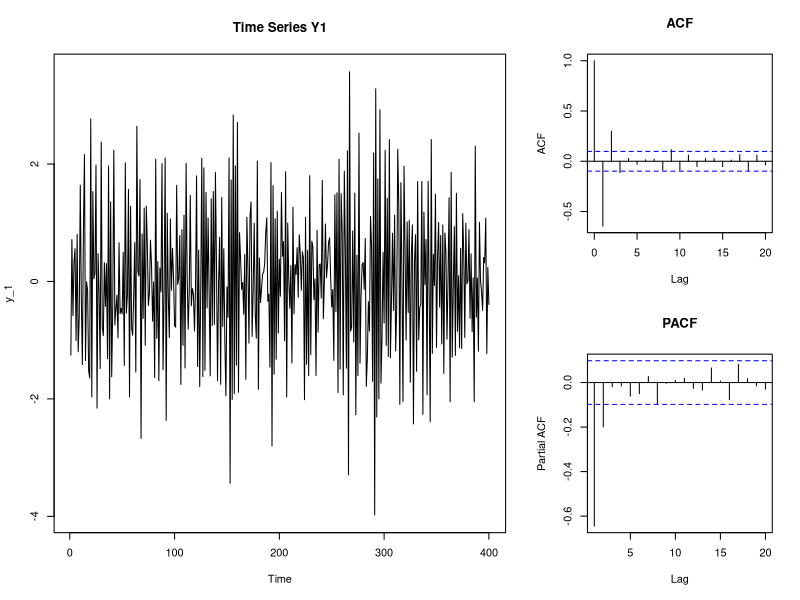
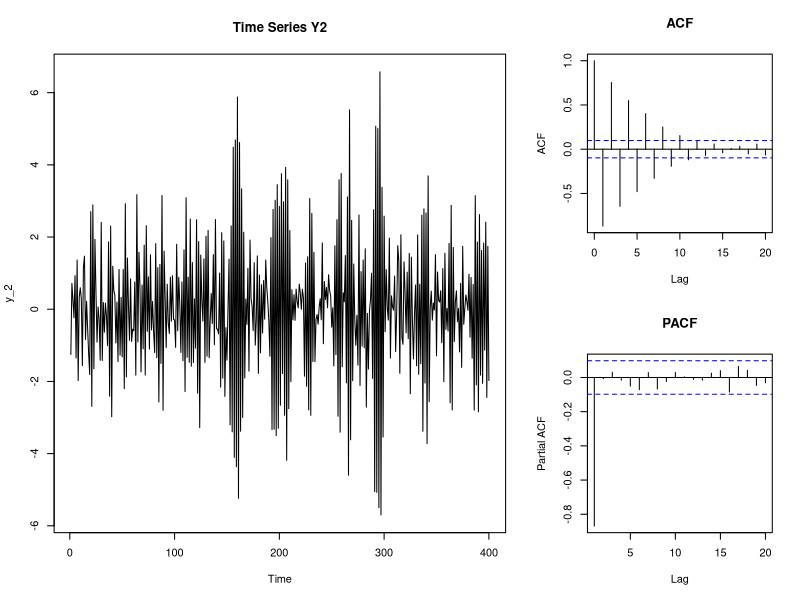
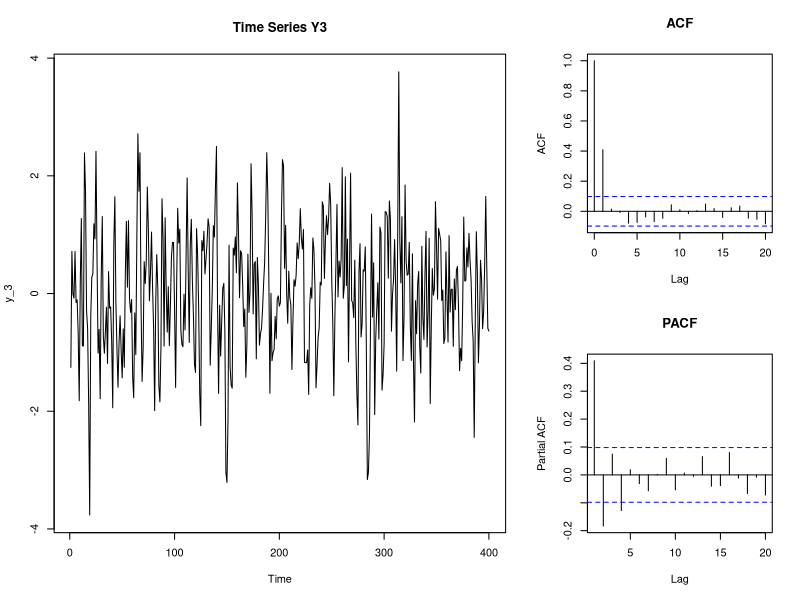
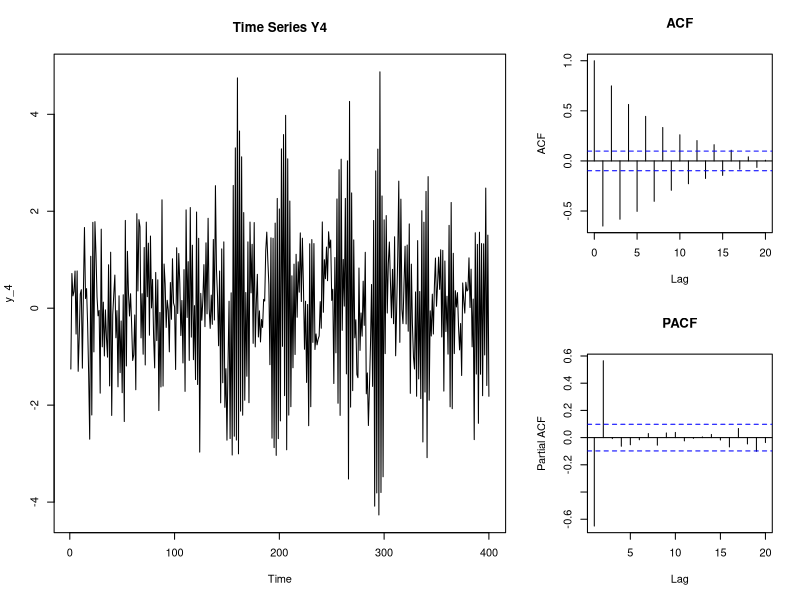
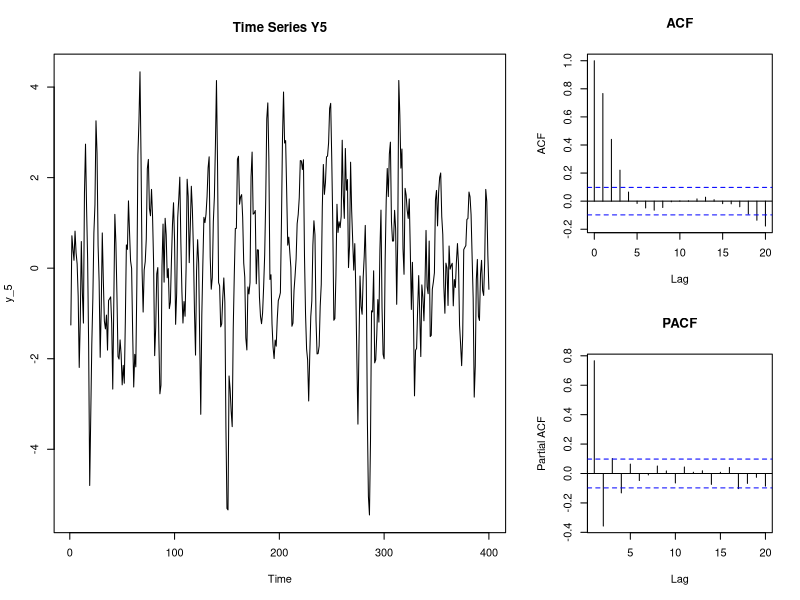
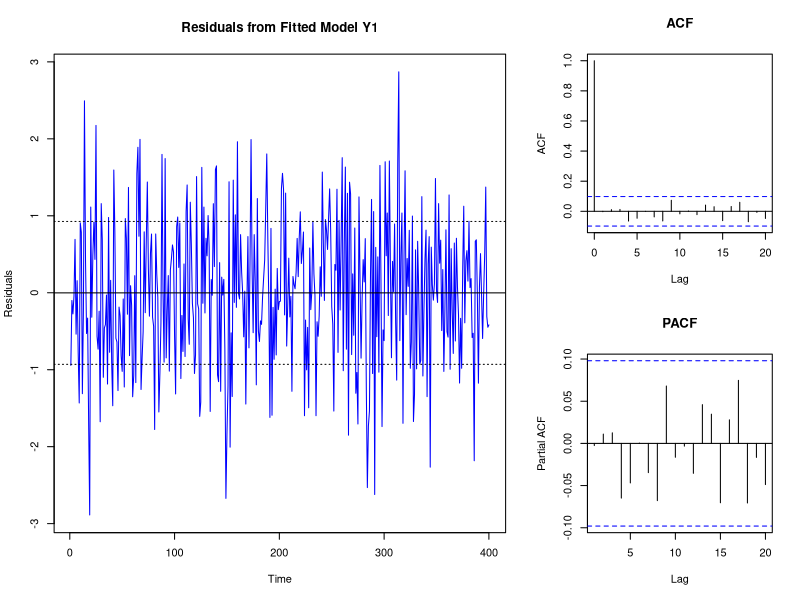
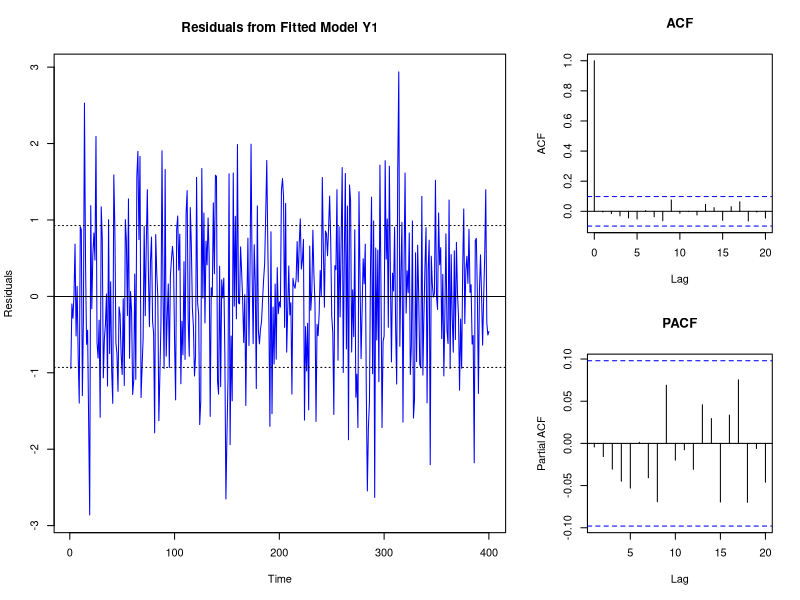
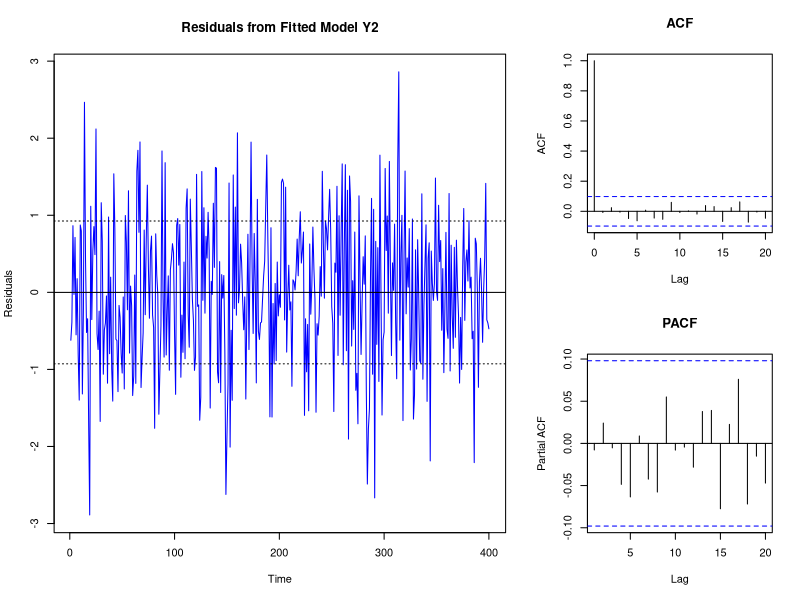

R code for these plots, in order:
# Note, please direct all questions regarding the R-code to Lucas Arnroth
# Lukas.Arnroth@statistik.uu.se room B341

# read data
dat <- read.csv("B3_HWA2.csv")


# we want 400, and leave 4 out for forecasting
datm <- dat[1:400, ] # subset 400 first rows of dat, include all columns
datf <- dat[401:404, ] # subset last 4 rows of dat, include all columns

# process 1-5
y_1 <- as.ts(datm[ , 3])
y_2 <- as.ts(datm[ , 4])
y_3 <- as.ts(datm[ , 5])
y_4 <- as.ts(datm[ , 6])
y_5 <- as.ts(datm[ , 7])


##################################################
#IDENTIFICATION
## Y1
#GUESS: ARMA(1,1), AR(2)
layout(matrix(c(1, 1, 2,
                1, 1, 3), nrow=2, byrow=TRUE)) 
ts.plot(y_1, main = "Time Series Y1") # time series plot
acf(y_1, lag.max = 20, type = "correlation", plot = T, main = "ACF") # ACF
acf(y_1, lag.max = 20, type = "partial", plot = T, main = "PACF") # PCAF
par(mfrow = c(1,1)) # set plot window to default

## Y2
#GUESS AR(1)
layout(matrix(c(1, 1, 2,
                1, 1, 3), nrow=2, byrow=TRUE)) 
ts.plot(y_2, main = "Time Series Y2") # time series plot
acf(y_2, lag.max = 20, type = "correlation", plot = T, main = "ACF") # ACF
acf(y_2, lag.max = 20, type = "partial", plot = T, main = "PACF") # PCAF
par(mfrow = c(1,1)) # set plot window to default

## Y3
#GUESS MA(2)
layout(matrix(c(1, 1, 2,
                1, 1, 3), nrow=2, byrow=TRUE)) 
ts.plot(y_3, main = "Time Series Y3") # time series plot
acf(y_3, lag.max = 20, type = "correlation", plot = T, main = "ACF") # ACF
acf(y_3, lag.max = 20, type = "partial", plot = T, main = "PACF") # PCAF
par(mfrow = c(1,1)) # set plot window to default

## Y4
#GUESS AR(2)
layout(matrix(c(1, 1, 2,
                1, 1, 3), nrow=2, byrow=TRUE)) 
ts.plot(y_4, main = "Time Series Y4") # time series plot
acf(y_4, lag.max = 20, type = "correlation", plot = T, main = "ACF") # ACF
acf(y_4, lag.max = 20, type = "partial", plot = T, main = "PACF") # PCAF
par(mfrow = c(1,1)) # set plot window to default

## Y5
#GUESS AR(1,1)?
layout(matrix(c(1, 1, 2,
                1, 1, 3), nrow=2, byrow=TRUE)) 
ts.plot(y_5, main = "Time Series Y5") # time series plot
acf(y_5, lag.max = 20, type = "correlation", plot = T, main = "ACF") # ACF
acf(y_5, lag.max = 20, type = "partial", plot = T, main = "PACF") # PCAF
par(mfrow = c(1,1)) # set plot window to default



######################################
## Estimation
E <- as.ts(datm$E)

### Y1
#Guess: ARMA(11)
m1 <- arima(y_1, order = c(1, 0, 1))
summary(m1)
sigma21 <- m1$sigma2
E1 <- residuals(m1)

### Y1
#Guess: AR(2)
m11 <- arima(y_1, order = c(2, 0, 0))
summary(m11)
sigma211 <- m11$sigma2
E11 <- residuals(m11)

### Y2
#GUESS: AR(1)
m2 <- arima(y_2, order = c(1, 0 , 0))
summary(m2)
sigma22 <- m2$sigma2
E2 <- residuals(m2)

### Y3
#GUESS: MA(2)
m3 <- arima(y_3, order = c(0, 0 , 2))
summary(m3)
sigma23 <- m3$sigma2
E3 <- residuals(m3)

### Y4
#GUESS: (AR(2))
m4 <- arima(y_4, order = c(2, 0 , 0))
summary(m4)
sigma24 <- m4$sigma2
E4 <- residuals(m4)

### Y5
#GUESS: ARMA(11)
m5 <- arima(y_5, order = c(1, 0 , 1))
summary(m5)
sigma25 <- m5$sigma2
E5 <- residuals(m5)


############################################################
#Diagnosis
## Y1
#GUESS ARMA(11)
layout(matrix(c(1, 1, 2,
                1, 1, 3), nrow=2, byrow=TRUE)) 
ts.plot(E1, ylab = "Residuals", col = "blue", main = "Residuals from Fitted Model Y1")
abline(a = mean(E1), b = 0) # adds horizontal line with mean(E1) as intercept and 0 slope
abline(a = mean(E1) + sigma21, b = 0, lty="dotted") # same as above + sigma2
abline(a = mean(E1) - sigma21, b = 0, lty="dotted") # same as above - sigma2

acf(E1, lag.max = 20, type = "correlation", plot = T, main = "ACF") # ACF
acf(E1, lag.max = 20, type = "partial", plot = T, main = "PACF") # PCAF
par(mfrow = c(1,1)) # set plot window to default

## Y1
#GUESS AR(2)
layout(matrix(c(1, 1, 2,
                1, 1, 3), nrow=2, byrow=TRUE)) 
ts.plot(E11, ylab = "Residuals", col = "blue", main = "Residuals from Fitted Model Y1")
abline(a = mean(E11), b = 0) # adds horizontal line with mean(E1) as intercept and 0 slope
abline(a = mean(E11) + sigma211, b = 0, lty="dotted") # same as above + sigma2
abline(a = mean(E11) - sigma211, b = 0, lty="dotted") # same as above - sigma2
acf(E11, lag.max = 20, type = "correlation", plot = T, main = "ACF") # ACF
acf(E11, lag.max = 20, type = "partial", plot = T, main = "PACF") # PCAF
par(mfrow = c(1,1)) # set plot window to default


## Y2
#GUESS AR(1)
layout(matrix(c(1, 1, 2,
                1, 1, 3), nrow=2, byrow=TRUE)) 
ts.plot(E2, ylab = "Residuals", col = "blue", main = "Residuals from Fitted Model Y2")
abline(a = mean(E2), b = 0) # adds horizontal line with mean(E2) as intercept and 0 slope
abline(a = mean(E2) + sigma22, b = 0, lty="dotted") # same as above + sigma2
abline(a = mean(E2) - sigma22, b = 0, lty="dotted") # same as above - sigma2

acf(E2, lag.max = 20, type = "correlation", plot = T, main = "ACF") # ACF
acf(E2, lag.max = 20, type = "partial", plot = T, main = "PACF") # PCAF
par(mfrow = c(1,1)) # set plot window to default

## Y3
#Guess MA(1)
layout(matrix(c(1, 1, 2,
                1, 1, 3), nrow=2, byrow=TRUE)) 
ts.plot(E3, ylab = "Residuals", col = "blue", main = "Residuals from Fitted Model Y3")
abline(a = mean(E3), b = 0) # adds horizontal line with mean(E3) as intercept and 0 slope
abline(a = mean(E3) + sigma23, b = 0, lty="dotted") # same as above + sigma2
abline(a = mean(E3) - sigma23, b = 0, lty="dotted") # same as above - sigma2

acf(E3, lag.max = 20, type = "correlation", plot = T, main = "ACF") # ACF
acf(E3, lag.max = 20, type = "partial", plot = T, main = "PACF") # PCAF
par(mfrow = c(1,1)) # set plot window to default

## Y4
#GUESS AR(2)
layout(matrix(c(1, 1, 2,
                1, 1, 3), nrow=2, byrow=TRUE)) 
ts.plot(E4, ylab = "Residuals", col = "blue", main = "Residuals from Fitted Model Y4")
abline(a = mean(E4), b = 0) # adds horizontal line with mean(E4) as intercept and 0 slope
abline(a = mean(E4) + sigma24, b = 0, lty="dotted") # same as above + sigma2
abline(a = mean(E4) - sigma24, b = 0, lty="dotted") # same as above - sigma2

acf(E4, lag.max = 20, type = "correlation", plot = T, main = "ACF") # ACF
acf(E4, lag.max = 20, type = "partial", plot = T, main = "PACF") # PCAF
par(mfrow = c(1,1)) # set plot window to default

## Y5
#GUESS ARMA(1,1)
layout(matrix(c(1, 1, 2,
                1, 1, 3), nrow=2, byrow=TRUE)) 
ts.plot(E5, ylab = "Residuals", col = "blue", main = "Residuals from Fitted Model Y5")
abline(a = mean(E5), b = 0) # adds horizontal line with mean(E5) as intercept and 0 slope
abline(a = mean(E5) + sigma25, b = 0, lty="dotted") # same as above + sigma2
abline(a = mean(E5) - sigma25, b = 0, lty="dotted") # same as above - sigma2

acf(E5, lag.max = 20, type = "correlation", plot = T, main = "ACF") # ACF
acf(E5, lag.max = 20, type = "partial", plot = T, main = "PACF") # PCAF
par(mfrow = c(1,1)) # set plot window to default





### For testing auto correlations, why is t = 0 included? Not the case in 
# eviews. What does it mean? Check with Lars
e1_acf <- acf(E1, lag.max = 20, type = "correlation", plot = F) 
e2_acf <- acf(E2, lag.max = 20, type = "correlation", plot = F) 
e3_acf <- acf(E3, lag.max = 20, type = "correlation", plot = F) 
e4_acf <- acf(E4, lag.max = 20, type = "correlation", plot = F) 
e5_acf <- acf(E5, lag.max = 20, type = "correlation", plot = F) 



########################################################################
### Forecasting
# use the predict function. The object parameter is the model from before
# and n.ahead gives number of time periods to forecast
y_1_pred <- predict(object = m1, n.ahead = 4)
y_2_pred <- predict(object = m2, n.ahead = 4)
y_3_pred <- predict(object = m3, n.ahead = 4)
y_4_pred <- predict(object = m4, n.ahead = 4)
y_5_pred <- predict(object = m5, n.ahead = 4)

# we can submit more than one time series to the ts.plot() function. In this case
# i add, apart from  predicted y, predicty y +- se of prediction
ts.plot(y_1_pred$pred, y_1_pred$pred + y_1_pred$se, 
        y_1_pred$pred - y_1_pred$se, ylab = "Predicted Y", 
        main = expression(paste("Predicted ", Y['1'])), # we can use mathematical notation in r plots!
        lty=c(1:3),
        col = c("blue", "black", "black"))

# compare fitted and actual
ts.plot(datf$Y1, y_1_pred$pred, col = c("red", "blue"))
# x & y need to be adjusted manually. A good idea is to take min(x) and add 1 as x - coordinate
# and max y remove 1 as y coordinate. Then fine tune 
legend(x = 401, y = 2, legend = c("actual", "fitted"), col = c("red", "blue"), lty=c(1,1))

### need some measurements of the forecast
y1 <- as.vector(dat$Y1[401:404]) # no real need for these to be time series objects...
y1_hat <- as.vector(y_1_pred$pred) # ... so just store them as your plain vanilla vectors :)

# RMSEA
sqrt(mean((y1-y1_hat)^2))
# MAE 
mean(abs(y1-y1_hat))
# MAPE, not exactly sure whether n = 4 or 404 in the calculations
mape <- 0
for(i in 1:4) {
  mape <- mape + abs((y1[i] - y1_hat[i])/y1[i])
}
100*mean(abs((y1-y1_hat)/y1))
